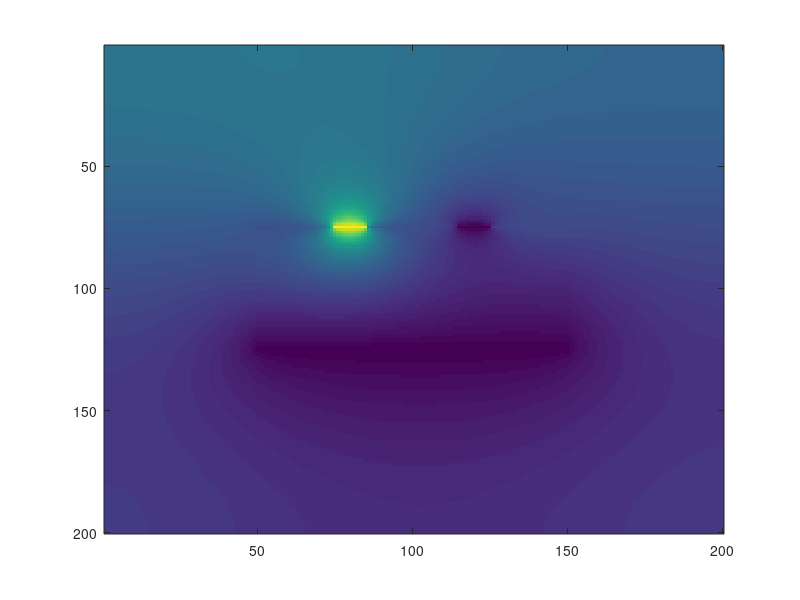
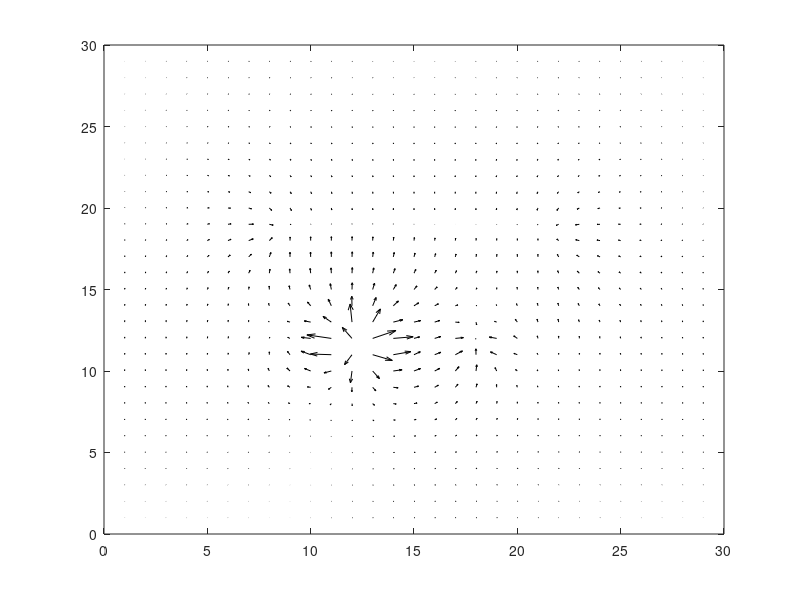

The MATLAB script that drew these images, in order:
%initialize some variables here
clear all;
n = 200;

xdim = n;
ydim = n;

epsr = 12.0;

V_now = 5*ones(xdim, ydim);
V_prev = zeros(xdim, ydim);

capx1 = 75;
capx2 = 125;
capy1 = 50;
capy2 = 150;
capytop11 = 75;
capytop21 = 85;
capytop12 = 115;
capytop22 = 125;
capybot1 = 50;
capybot2 = 150;

V_now(capx1, capy1:capy2) = 10;
V_now(capx2, capy1:capy2) = 0;
error = max(max(abs(V_now - V_prev)));
iter = 0;

k1 = 2.0/(1.0+epsr);
k2 = 2.0*epsr/(1.0+epsr);

%iterate as long as the change in values obtained
%in negligible. In this case, max value change is 0.001

while(error > 0.0001)
iter = iter+1;

V_now(2:xdim-1, 2:ydim-1) = (V_now(1:xdim-2, 2:ydim-1) + V_now(3:xdim, 2:ydim-1) + V_now(2:xdim-1, 1:ydim-2) + V_now(2:xdim-1, 3:ydim))*0.25;

V_now(capx1, capytop11:capytop21) = 10;
V_now(capx1, capytop12:capytop22) = 0;
V_now(capx2, capybot1:capybot2) = 0;

V_now(capx1+1:capx2-1, capy1) = (k2*V_prev(capx1+1:capx2-1, capy1+1)+k1*V_prev(capx1+1:capx2-1, capy1-1)+V_prev(capx1+2:capx2, capy1)+V_prev(capx1:capx2-2, capy1))*0.25;
V_now(capx1+1:capx2-1, capy2) = (k1*V_prev(capx1+1:capx2-1, capy2+1)+k2*V_prev(capx1+1:capx2-1, capy2-1)+V_prev(capx1+2:capx2, capy2)+V_prev(capx1:capx2-2, capy2))*0.25;
V_now(capx1, capy1:capy2) = (k1*V_prev(capx1+1, capy1:capy2)+k2*V_prev(capx1-1, capy1:capy2)+V_prev(capx1, capy1+1:capy2+1)+V_prev(capx1, capy2-1:capy2-1))*0.25;

V_now(capx1, capytop11:capytop21) = 10;
V_now(capx1, capytop12:capytop22) = 0;
V_now(capx2, capybot1:capybot2) = 0;

V_now(2:xdim-1, 1) =  (2*V_now(2:ydim-1, 2) + V_now(3:xdim, 1) + V_now(1:xdim-2, 1))*0.25;
V_now(2:xdim-1, ydim) =  (2*V_now(2:ydim-1, ydim-1) + V_now(3:xdim, ydim) + V_now(1:xdim-2, ydim))*0.25;
V_now(1, 2:ydim-1) =  (2*V_now(2, 2:ydim-1) + V_now(1, 3:ydim) + V_now(1, 1:ydim-2))*0.25;
V_now(xdim, 2:ydim-1) =  (2*V_now(xdim-1, 2:ydim-1) + V_now(xdim, 3:ydim) + V_now(xdim, 1:ydim-2))*0.25;

V_now(1, 1) = (V_now(2, 1) + V_now(1, 2))*0.5;
V_now(xdim, 1) = (V_now(xdim-1, 1) + V_now(xdim, 2))*0.5;
V_now(xdim, ydim) = (V_now(xdim-1, ydim) + V_now(xdim, ydim-1))*0.5;
V_now(1, ydim) = (V_now(1, ydim-1) + V_now(2, ydim))*0.5;


error = max(max(abs(V_now-V_prev)));
V_prev = V_now;

end

imagesc(V_now);

%vector plot plotted using quiver after
%normallizing the vector values
figure;
title('Vector plot of electric field(normallised) at resolution 30 points');
[ex, ey] = gradient(V_now(1:7:xdim, 1:7:ydim), 1, 1);
sz = max(max(sqrt(ex.^2 + ey.^2)));
ex = -ex;
ey = -ey;
exx = ex./sz;
eyy = ey./sz;
quiver(exx, eyy, 'k-');